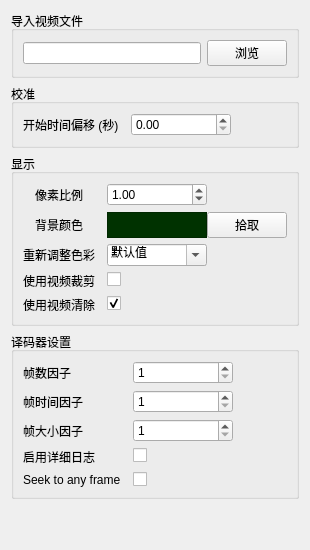
      <widget class="QWidget" name="tabVideo">
       <attribute name="title">
        <string>视频</string>
       </attribute>
       <layout class="QVBoxLayout" name="verticalLayout">
        <item>
         <widget class="QGroupBox" name="groupBox_3">
          <property name="sizePolicy">
           <sizepolicy hsizetype="Preferred" vsizetype="Maximum">
            <horstretch>0</horstretch>
            <verstretch>0</verstretch>
           </sizepolicy>
          </property>
          <property name="title">
           <string>导入视频文件</string>
          </property>
          <layout class="QHBoxLayout" name="horizontalLayout">
           <item>
            <widget class="QLineEdit" name="lineEditInputVideoFile">
             <property name="sizePolicy">
              <sizepolicy hsizetype="Expanding" vsizetype="Fixed">
               <horstretch>0</horstretch>
               <verstretch>0</verstretch>
              </sizepolicy>
             </property>
             <property name="minimumSize">
              <size>
               <width>100</width>
               <height>0</height>
              </size>
             </property>
             <property name="toolTip">
              <string>用于回放的视频文件</string>
             </property>
            </widget>
           </item>
           <item alignment="Qt::AlignRight">
            <widget class="QPushButton" name="pushButtonBrowseInputVideoFile">
             <property name="sizePolicy">
              <sizepolicy hsizetype="Preferred" vsizetype="Fixed">
               <horstretch>0</horstretch>
               <verstretch>0</verstretch>
              </sizepolicy>
             </property>
             <property name="text">
              <string>浏览</string>
             </property>
            </widget>
           </item>
          </layout>
         </widget>
        </item>
        <item>
         <widget class="QGroupBox" name="groupBox">
          <property name="title">
           <string>校准</string>
          </property>
          <layout class="QFormLayout" name="formLayout_4">
           <property name="fieldGrowthPolicy">
            <enum>QFormLayout::AllNonFixedFieldsGrow</enum>
           </property>
           <property name="labelAlignment">
            <set>Qt::AlignLeading|Qt::AlignLeft|Qt::AlignVCenter</set>
           </property>
           <property name="formAlignment">
            <set>Qt::AlignLeading|Qt::AlignLeft|Qt::AlignTop</set>
           </property>
           <property name="horizontalSpacing">
            <number>12</number>
           </property>
           <item row="0" column="0">
            <widget class="QLabel" name="label_38">
             <property name="sizePolicy">
              <sizepolicy hsizetype="Preferred" vsizetype="Preferred">
               <horstretch>0</horstretch>
               <verstretch>0</verstretch>
              </sizepolicy>
             </property>
             <property name="minimumSize">
              <size>
               <width>0</width>
               <height>0</height>
              </size>
             </property>
             <property name="maximumSize">
              <size>
               <width>16777215</width>
               <height>16777215</height>
              </size>
             </property>
             <property name="text">
              <string>开始时间偏移 (秒)</string>
             </property>
            </widget>
           </item>
           <item row="0" column="1">
            <widget class="QDoubleSpinBox" name="doubleSpinBoxVideoStartTimeOffset">
             <property name="sizePolicy">
              <sizepolicy hsizetype="Preferred" vsizetype="Fixed">
               <horstretch>0</horstretch>
               <verstretch>0</verstretch>
              </sizepolicy>
             </property>
             <property name="minimumSize">
              <size>
               <width>100</width>
               <height>0</height>
              </size>
             </property>
             <property name="maximumSize">
              <size>
               <width>100</width>
               <height>16777215</height>
              </size>
             </property>
             <property name="toolTip">
              <string>视频开始偏移多少秒</string>
             </property>
             <property name="minimum">
              <double>0.000000000000000</double>
             </property>
             <property name="maximum">
              <double>999999999.000000000000000</double>
             </property>
             <property name="singleStep">
              <double>1.000000000000000</double>
             </property>
             <property name="value">
              <double>0.000000000000000</double>
             </property>
            </widget>
           </item>
          </layout>
         </widget>
        </item>
        <item>
         <widget class="QGroupBox" name="groupBox_17">
          <property name="title">
           <string>显示</string>
          </property>
          <layout class="QFormLayout" name="formLayout_5">
           <property name="fieldGrowthPolicy">
            <enum>QFormLayout::AllNonFixedFieldsGrow</enum>
           </property>
           <property name="labelAlignment">
            <set>Qt::AlignCenter</set>
           </property>
           <property name="formAlignment">
            <set>Qt::AlignLeading|Qt::AlignLeft|Qt::AlignTop</set>
           </property>
           <property name="horizontalSpacing">
            <number>12</number>
           </property>
           <item row="0" column="0">
            <widget class="QLabel" name="label_26">
             <property name="sizePolicy">
              <sizepolicy hsizetype="Preferred" vsizetype="Preferred">
               <horstretch>0</horstretch>
               <verstretch>0</verstretch>
              </sizepolicy>
             </property>
             <property name="minimumSize">
              <size>
               <width>0</width>
               <height>0</height>
              </size>
             </property>
             <property name="maximumSize">
              <size>
               <width>16777215</width>
               <height>16777215</height>
              </size>
             </property>
             <property name="text">
              <string>像素比例</string>
             </property>
            </widget>
           </item>
           <item row="0" column="1">
            <widget class="QDoubleSpinBox" name="doubleSpinBoxVideoScale">
             <property name="sizePolicy">
              <sizepolicy hsizetype="Preferred" vsizetype="Fixed">
               <horstretch>0</horstretch>
               <verstretch>0</verstretch>
              </sizepolicy>
             </property>
             <property name="minimumSize">
              <size>
               <width>100</width>
               <height>0</height>
              </size>
             </property>
             <property name="maximumSize">
              <size>
               <width>100</width>
               <height>16777215</height>
              </size>
             </property>
             <property name="toolTip">
              <string>设置视频像素比例</string>
             </property>
             <property name="maximum">
              <double>99999.000000000000000</double>
             </property>
             <property name="singleStep">
              <double>0.100000000000000</double>
             </property>
             <property name="value">
              <double>1.000000000000000</double>
             </property>
            </widget>
           </item>
           <item row="1" column="0">
            <widget class="QLabel" name="label_29">
             <property name="sizePolicy">
              <sizepolicy hsizetype="Preferred" vsizetype="Preferred">
               <horstretch>0</horstretch>
               <verstretch>0</verstretch>
              </sizepolicy>
             </property>
             <property name="minimumSize">
              <size>
               <width>0</width>
               <height>0</height>
              </size>
             </property>
             <property name="maximumSize">
              <size>
               <width>16777215</width>
               <height>16777215</height>
              </size>
             </property>
             <property name="text">
              <string>背景颜色</string>
             </property>
            </widget>
           </item>
           <item row="1" column="1">
            <layout class="QHBoxLayout" name="horizontalLayout_15">
             <item>
              <widget class="QLabel" name="labelVideoBackgroundColor">
               <property name="minimumSize">
                <size>
                 <width>100</width>
                 <height>0</height>
                </size>
               </property>
               <property name="maximumSize">
                <size>
                 <width>100</width>
                 <height>16777215</height>
                </size>
               </property>
               <property name="toolTip">
                <string>视频的背景颜色</string>
               </property>
               <property name="styleSheet">
                <string notr="true">background-color: rgb(0, 50, 0);</string>
               </property>
               <property name="frameShape">
                <enum>QFrame::StyledPanel</enum>
               </property>
               <property name="text">
                <string/>
               </property>
              </widget>
             </item>
             <item alignment="Qt::AlignLeft">
              <widget class="QPushButton" name="pushButtonPickVideoBackgroundColor">
               <property name="text">
                <string>拾取</string>
               </property>
              </widget>
             </item>
            </layout>
           </item>
           <item row="2" column="0">
            <widget class="QLabel" name="label_12">
             <property name="sizePolicy">
              <sizepolicy hsizetype="Preferred" vsizetype="Preferred">
               <horstretch>0</horstretch>
               <verstretch>0</verstretch>
              </sizepolicy>
             </property>
             <property name="minimumSize">
              <size>
               <width>0</width>
               <height>0</height>
              </size>
             </property>
             <property name="maximumSize">
              <size>
               <width>16777215</width>
               <height>16777215</height>
              </size>
             </property>
             <property name="text">
              <string>重新调整色彩</string>
             </property>
            </widget>
           </item>
           <item row="2" column="1">
            <widget class="QComboBox" name="comboBoxVideoRescaleShader">
             <property name="sizePolicy">
              <sizepolicy hsizetype="Preferred" vsizetype="Fixed">
               <horstretch>0</horstretch>
               <verstretch>0</verstretch>
              </sizepolicy>
             </property>
             <property name="minimumSize">
              <size>
               <width>100</width>
               <height>0</height>
              </size>
             </property>
             <property name="maximumSize">
              <size>
               <width>100</width>
               <height>16777215</height>
              </size>
             </property>
             <property name="toolTip">
              <string>选择将用于图像重调的色彩</string>
             </property>
             <property name="editable">
              <bool>true</bool>
             </property>
             <property name="currentIndex">
              <number>0</number>
             </property>
             <item>
              <property name="text">
               <string>默认值</string>
              </property>
             </item>
             <item>
              <property name="text">
               <string>双线性</string>
              </property>
             </item>
             <item>
              <property name="text">
               <string>双三次插值</string>
              </property>
             </item>
            </widget>
           </item>
           <item row="3" column="0">
            <widget class="QLabel" name="label_33">
             <property name="sizePolicy">
              <sizepolicy hsizetype="Preferred" vsizetype="Preferred">
               <horstretch>0</horstretch>
               <verstretch>0</verstretch>
              </sizepolicy>
             </property>
             <property name="minimumSize">
              <size>
               <width>0</width>
               <height>0</height>
              </size>
             </property>
             <property name="maximumSize">
              <size>
               <width>16777215</width>
               <height>16777215</height>
              </size>
             </property>
             <property name="text">
              <string>使用视频裁剪</string>
             </property>
            </widget>
           </item>
           <item row="3" column="1">
            <widget class="QCheckBox" name="checkBoxVideoEnableClipping">
             <property name="sizePolicy">
              <sizepolicy hsizetype="Preferred" vsizetype="Fixed">
               <horstretch>0</horstretch>
               <verstretch>0</verstretch>
              </sizepolicy>
             </property>
             <property name="minimumSize">
              <size>
               <width>100</width>
               <height>0</height>
              </size>
             </property>
             <property name="maximumSize">
              <size>
               <width>100</width>
               <height>16777215</height>
              </size>
             </property>
             <property name="toolTip">
              <string>是否裁剪视频(启用稳定功能时才有用)</string>
             </property>
             <property name="text">
              <string/>
             </property>
             <property name="checked">
              <bool>false</bool>
             </property>
            </widget>
           </item>
           <item row="4" column="0">
            <widget class="QLabel" name="label_30">
             <property name="sizePolicy">
              <sizepolicy hsizetype="Preferred" vsizetype="Preferred">
               <horstretch>0</horstretch>
               <verstretch>0</verstretch>
              </sizepolicy>
             </property>
             <property name="minimumSize">
              <size>
               <width>0</width>
               <height>0</height>
              </size>
             </property>
             <property name="maximumSize">
              <size>
               <width>16777215</width>
               <height>16777215</height>
              </size>
             </property>
             <property name="text">
              <string>使用视频清除</string>
             </property>
            </widget>
           </item>
           <item row="4" column="1">
            <widget class="QCheckBox" name="checkBoxVideoEnableClearing">
             <property name="sizePolicy">
              <sizepolicy hsizetype="Preferred" vsizetype="Fixed">
               <horstretch>0</horstretch>
               <verstretch>0</verstretch>
              </sizepolicy>
             </property>
             <property name="minimumSize">
              <size>
               <width>100</width>
               <height>0</height>
              </size>
             </property>
             <property name="maximumSize">
              <size>
               <width>100</width>
               <height>16777215</height>
              </size>
             </property>
             <property name="toolTip">
              <string>是否从背景中清除前一帧(启用稳定时有用)</string>
             </property>
             <property name="text">
              <string/>
             </property>
             <property name="checked">
              <bool>true</bool>
             </property>
            </widget>
           </item>
          </layout>
         </widget>
        </item>
        <item>
         <widget class="QGroupBox" name="groupBox_4">
          <property name="sizePolicy">
           <sizepolicy hsizetype="Preferred" vsizetype="Maximum">
            <horstretch>0</horstretch>
            <verstretch>0</verstretch>
           </sizepolicy>
          </property>
          <property name="title">
           <string>译码器设置</string>
          </property>
          <layout class="QFormLayout" name="formLayout_6">
           <property name="fieldGrowthPolicy">
            <enum>QFormLayout::AllNonFixedFieldsGrow</enum>
           </property>
           <property name="labelAlignment">
            <set>Qt::AlignLeading|Qt::AlignLeft|Qt::AlignVCenter</set>
           </property>
           <property name="formAlignment">
            <set>Qt::AlignLeading|Qt::AlignLeft|Qt::AlignTop</set>
           </property>
           <property name="horizontalSpacing">
            <number>12</number>
           </property>
           <item row="0" column="0">
            <widget class="QLabel" name="label_15">
             <property name="sizePolicy">
              <sizepolicy hsizetype="Preferred" vsizetype="Preferred">
               <horstretch>0</horstretch>
               <verstretch>0</verstretch>
              </sizepolicy>
             </property>
             <property name="minimumSize">
              <size>
               <width>0</width>
               <height>0</height>
              </size>
             </property>
             <property name="maximumSize">
              <size>
               <width>16777215</width>
               <height>16777215</height>
              </size>
             </property>
             <property name="text">
              <string>帧数因子</string>
             </property>
            </widget>
           </item>
           <item row="0" column="1">
            <widget class="QSpinBox" name="spinBoxVideoDecoderFrameCountDivisor">
             <property name="sizePolicy">
              <sizepolicy hsizetype="Preferred" vsizetype="Fixed">
               <horstretch>0</horstretch>
               <verstretch>0</verstretch>
              </sizepolicy>
             </property>
             <property name="minimumSize">
              <size>
               <width>100</width>
               <height>0</height>
              </size>
             </property>
             <property name="maximumSize">
              <size>
               <width>100</width>
               <height>16777215</height>
              </size>
             </property>
             <property name="toolTip">
              <string>较大的因子会跳过更多帧(fps会减少)</string>
             </property>
             <property name="minimum">
              <number>1</number>
             </property>
             <property name="maximum">
              <number>99999</number>
             </property>
            </widget>
           </item>
           <item row="1" column="0">
            <widget class="QLabel" name="label_16">
             <property name="sizePolicy">
              <sizepolicy hsizetype="Preferred" vsizetype="Preferred">
               <horstretch>0</horstretch>
               <verstretch>0</verstretch>
              </sizepolicy>
             </property>
             <property name="minimumSize">
              <size>
               <width>0</width>
               <height>0</height>
              </size>
             </property>
             <property name="maximumSize">
              <size>
               <width>16777215</width>
               <height>16777215</height>
              </size>
             </property>
             <property name="text">
              <string>帧时间因子</string>
             </property>
            </widget>
           </item>
           <item row="1" column="1">
            <widget class="QSpinBox" name="spinBoxVideoDecoderFrameDurationDivisor">
             <property name="sizePolicy">
              <sizepolicy hsizetype="Preferred" vsizetype="Fixed">
               <horstretch>0</horstretch>
               <verstretch>0</verstretch>
              </sizepolicy>
             </property>
             <property name="minimumSize">
              <size>
               <width>100</width>
               <height>0</height>
              </size>
             </property>
             <property name="maximumSize">
              <size>
               <width>100</width>
               <height>16777215</height>
              </size>
             </property>
             <property name="toolTip">
              <string>较大的除数会缩短帧时间(fps会增加)</string>
             </property>
             <property name="minimum">
              <number>1</number>
             </property>
             <property name="maximum">
              <number>99999</number>
             </property>
            </widget>
           </item>
           <item row="2" column="0">
            <widget class="QLabel" name="label_23">
             <property name="sizePolicy">
              <sizepolicy hsizetype="Preferred" vsizetype="Preferred">
               <horstretch>0</horstretch>
               <verstretch>0</verstretch>
              </sizepolicy>
             </property>
             <property name="minimumSize">
              <size>
               <width>0</width>
               <height>0</height>
              </size>
             </property>
             <property name="maximumSize">
              <size>
               <width>16777215</width>
               <height>16777215</height>
              </size>
             </property>
             <property name="text">
              <string>帧大小因子</string>
             </property>
            </widget>
           </item>
           <item row="2" column="1">
            <widget class="QSpinBox" name="spinBoxVideoDecoderFrameSizeDivisor">
             <property name="sizePolicy">
              <sizepolicy hsizetype="Preferred" vsizetype="Fixed">
               <horstretch>0</horstretch>
               <verstretch>0</verstretch>
              </sizepolicy>
             </property>
             <property name="minimumSize">
              <size>
               <width>100</width>
               <height>0</height>
              </size>
             </property>
             <property name="maximumSize">
              <size>
               <width>100</width>
               <height>16777215</height>
              </size>
             </property>
             <property name="toolTip">
              <string>较大的因子会使视频帧的尺寸变小</string>
             </property>
             <property name="minimum">
              <number>1</number>
             </property>
             <property name="maximum">
              <number>99999</number>
             </property>
             <property name="value">
              <number>1</number>
             </property>
            </widget>
           </item>
           <item row="3" column="0">
            <widget class="QLabel" name="label_28">
             <property name="sizePolicy">
              <sizepolicy hsizetype="Preferred" vsizetype="Preferred">
               <horstretch>0</horstretch>
               <verstretch>0</verstretch>
              </sizepolicy>
             </property>
             <property name="minimumSize">
              <size>
               <width>0</width>
               <height>0</height>
              </size>
             </property>
             <property name="maximumSize">
              <size>
               <width>16777215</width>
               <height>16777215</height>
              </size>
             </property>
             <property name="text">
              <string>启用详细日志</string>
             </property>
            </widget>
           </item>
           <item row="3" column="1">
            <widget class="QCheckBox" name="checkBoxVideoDecoderEnableVerboseLogging">
             <property name="sizePolicy">
              <sizepolicy hsizetype="Preferred" vsizetype="Fixed">
               <horstretch>0</horstretch>
               <verstretch>0</verstretch>
              </sizepolicy>
             </property>
             <property name="minimumSize">
              <size>
               <width>100</width>
               <height>0</height>
              </size>
             </property>
             <property name="maximumSize">
              <size>
               <width>100</width>
               <height>16777215</height>
              </size>
             </property>
             <property name="toolTip">
              <string>是否记录来自FFmpeg的详细日志信息</string>
             </property>
             <property name="text">
              <string/>
             </property>
            </widget>
           </item>
           <item row="4" column="0">
            <widget class="QLabel" name="label_40">
             <property name="sizePolicy">
              <sizepolicy hsizetype="Preferred" vsizetype="Preferred">
               <horstretch>0</horstretch>
               <verstretch>0</verstretch>
              </sizepolicy>
             </property>
             <property name="minimumSize">
              <size>
               <width>0</width>
               <height>0</height>
              </size>
             </property>
             <property name="maximumSize">
              <size>
               <width>16777215</width>
               <height>16777215</height>
              </size>
             </property>
             <property name="text">
              <string>Seek to any frame</string>
             </property>
            </widget>
           </item>
           <item row="4" column="1">
            <widget class="QCheckBox" name="checkBoxVideoDecoderSeekToAnyFrame">
             <property name="sizePolicy">
              <sizepolicy hsizetype="Preferred" vsizetype="Fixed">
               <horstretch>0</horstretch>
               <verstretch>0</verstretch>
              </sizepolicy>
             </property>
             <property name="minimumSize">
              <size>
               <width>100</width>
               <height>0</height>
              </size>
             </property>
             <property name="maximumSize">
              <size>
               <width>100</width>
               <height>16777215</height>
              </size>
             </property>
             <property name="toolTip">
              <string>Whether to enable seeking to any frame (may increase seek accuracy at the cost of possible video artifacts)</string>
             </property>
             <property name="text">
              <string/>
             </property>
            </widget>
           </item>
          </layout>
         </widget>
        </item>
        <item>
         <spacer name="verticalSpacer_5">
          <property name="orientation">
           <enum>Qt::Vertical</enum>
          </property>
          <property name="sizeHint" stdset="0">
           <size>
            <width>20</width>
            <height>40</height>
           </size>
          </property>
         </spacer>
        </item>
       </layout>
      </widget>
